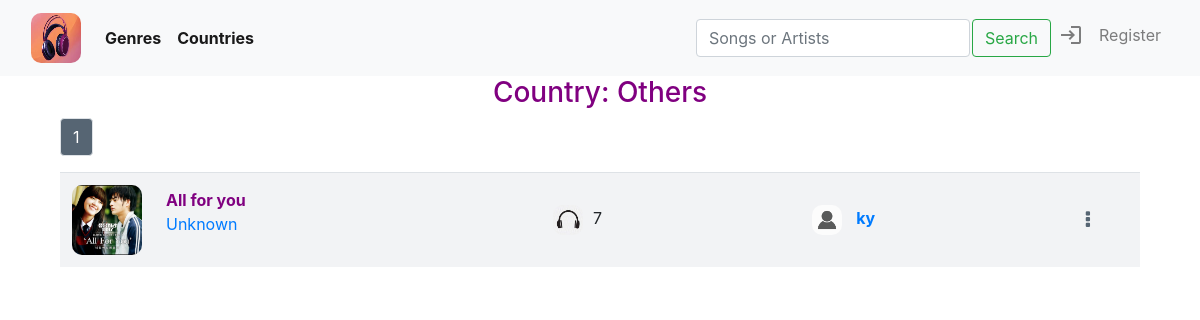
Screenshot of /country/others with the database file from the repository.
### music/models.py (models this page shows, shortened)
class Song(models.Model):
    uploader = models.ForeignKey(User, on_delete=models.CASCADE, related_name="uploader")
    title = models.CharField(max_length=64, blank=False, db_column="title")
    _artists = models.CharField(max_length=64, blank=True, db_column="artists")
    _country = models.CharField(max_length=64, blank=True, db_column="country")
    _genre = models.CharField(max_length=64, blank=True, db_column="genre")
    date = models.DateTimeField(db_column="date")
    views = models.IntegerField(default=0, db_column="views")
    photo = models.ImageField(upload_to='images', blank=True, default=None)
    audio = models.FileField(upload_to='songs', blank=False, default=None)
    @property
    def artists(self):
        return self._artists
    @artists.setter
    def artists(self, artists):
        if not artists:
            self._artists = "Unknown"
        else:
            self._artists = artists
    @property
    def genre(self):
        return self._genre
    @genre.setter
    def genre(self, genre):
        if not genre or genre.lower() not in ["pop", "dance", "rock", "jazz", "traditional", "soundtrack"]:
            self._genre = "Others"
        else:
            self._genre = genre
    @property
    def country(self):
        return self._country
    @country.setter
    def country(self, country):
        if not country or country.lower() not in ["us - uk", "korea", "japan", "china", "vietnam"]:
            self._country = "Others"
        else:
            self._country = country

class User(AbstractUser):
    pass

### music/views.py (the view)
# urls.py: path("country/<str:country>", views.country, name="country"),
def country(request, country):
    tracks = Tracks("country", country)
    if len(tracks.all) == 0:
        return render(request, "music/list.html", {
            "sorry": f'"{country}" not found :('
        })
    pages, lists = tracks.paginate(10)
    if country.lower() == 'us - uk':
        country = country.upper()
    else:
        country = country.capitalize()
    playlists, new_playlist_index = private_playlists(request)
    return render(request, "music/list.html", {
        "result": f'Country: {country}',
        "tracks": tracks.all,
        "pages": pages,
        "lists": lists,
        "playlists": playlists,
        "new_playlist_index": new_playlist_index
    })

### music/views.py (called while the page is built)
def pagination(tracks, number):
    pages = []
    list = []
    lists = []
    p = Paginator(tracks, number)
    for i in range(p.num_pages):
        page = p.page(i + 1)
        pages.append(page)
        list.append(i + 1)
    l = Paginator(list, 5)
    for i in range(l.num_pages):
        lists.append(l.page(i + 1))
    return pages, lists

def private_playlists(request):
    if request.user.is_authenticated:
        playlists = Playlist.objects.filter(user=request.user)
        new_playlist_index = len(playlists) + 1
    else:
        playlists = None
        new_playlist_index = 1
    return playlists, new_playlist_index

    def paginate(self, number):
        return pagination(self.all, number)

### music/templates/music/list.html (shortened to what this page needs)
{% extends "music/layout.html" %}
{% load static %}
{% block body %}
    <div id="list-page">
        {% if result %}
            <h3 id="result" style="color: purple;">{{ result }}</h3>
        {% endif %}
        {% if tracks|length != 0 %}
            <div id="paginator-navbar">
                    {% for page in pages %}
                            <div class="paginator-navbar" id="paginator-{{ page.number }}">
                                {% for list in lists %}
                                    {% if page.number >= list|first and page.number <= list|last %}
                                        <nav aria-label="Page navigation example" class="pages-list" id="list-{{ list.number }}">
                                            <ul class="pagination">
                                                {% for number in list %}
                                                    <li class="page-item"><a href="#" class="page-link" id="page-link-{{ number }}" data-page_number="{{ number }}" onclick="showPage(this.dataset.page_number)">{{ number }}</a></li>
                                                {% endfor %}
                                            </ul>
                                        </nav>
                                    {% endif %}
                                {% endfor %}
                            </div>
                    {% endfor %}
            </div>
        {% else %}
            {% if playlist %}
                <h5 style="width: 100%; margin-top: 20px; text-align: center;">
                    This playlist is empty, visit <a href="{% url 'list' %}">Here</a> to add some tracks.
                </h5>
            {% endif %}
        {% endif %}
        <div id="tracks-list" class="tracks-list">
            {% for page in pages %}
                <div class="paginator" id="page-{{ page.number }}">
                    <table class="table">
                        {% for track in page.object_list %}
                            <tr class="track-bar" id="track-{{ track.id }}" data-id="{{ track.id }}" data-page_number="{{ page.number }}" style="cursor: pointer;">
                                <td class="track-onclick" data-id="{{ track.id }}" class="track-infomation" id="track-photo">
                                    <div class="photo-div">
                                        {% if track.photo %}
                                            <img src="/music/media/{{ track.photo }}">
                                        {% else %}
                                            <img src="/static/music/media/music.jpg">
                                        {% endif %}
                                    </div>
                                </td>
                                <td class="track-onclick" data-id="{{ track.id }}" class="track-infomation" id="track-title-artists">
                                    <div id="title"><strong style="color: purple;">{{ track.title }}</strong></div>
                                    <div id="artists">
                                        <a href="{% url 'artists' track.artists %}"><p style="white-space: nowrap; text-overflow: ellipsis;">{{ track.artists }}</p></a>
                                    </div>
                                </td>
                                <td class="track-onclick" data-id="{{ track.id }}" class="track-infomation" id="track-views">
                                    <div class="hide">
                                        <img style="width: 30px; height: 30px; margin-right: 10px;" src="{% static 'music/media/headphone.jpg' %}">
                                        <span id="views-of-track-{{ track.id }}">{{ track.views }}</span>
                                    </div>
                                </td>
                                <td class="track-onclick" class="hide" data-id="{{ track.id }}" class="track-infomation" style="width: 300px;" id="track-uploader">
                                    <div>
                                        <img style="width: 30px; height: 30px; margin-right: 10px;" src="{% static 'music/media/person.png' %}">
                                        <a href="{% url 'library' track.uploader.id %}">
                                            <strong style="white-space: nowrap; text-overflow: ellipsis;">{{ track.uploader }}</strong>
                                        </a>
                                    </div>
                                </td>
                                <td class="track-infomation" id="track-download">
                                    <a style="font-size: 20px; color: #566573;" href="#" data-uploader_id="{{ track.uploader.id }}" data-track_id="{{ track.id }}" data-audio="{{ track.audio }}" onclick="showAddingTable(this)">
                                        <i id="dot-icon" class="fa fa-ellipsis-v" aria-hidden="true"></i>
                                    </a>
                                </td>
                            </tr>
                        {% endfor %}
                    </table>
                </div>
            {% endfor %}
        </div>
        <div id="placeholder">
        </div>
    </div>
{% endblock %}

### music/static/music/styles.css (style rules this page uses)
img { border-radius: 10px; }
ul { list-style: none; }
#list-page { padding-left: 5%; padding-right: 5%; height: 87vh; }
#tracks-list { width: 100%; }
#placeholder { height: 15vh; }
.table { width: 90vw; border-collapse: collapse; }
.table tr { background-color: #F2F3F5; height: auto; }
.table td { vertical-align: middle; height: 10vh; border-collapse: collapse; }
#track-title-artists { width: 30vw; overflow: hidden; }
#track-title-artists #title, #artists { width: 30vw; overflow: hidden; white-space: nowrap; text-overflow: ellipsis; }
#track-title-artists #artists { width: max-content; }
#track-photo { width: 90px; height: 90px; }
#track-photo img { width: 70px; height: 70px; }
#track-views { padding-left: 15px; width: 25vw; }
#track-download { width: 7vw; text-align: center; }
.paginator-navbar nav ul li { z-index: 1; }
#track-download #dot-icon { width: 30px; height: 30px; border-radius: 50%; display: flex; justify-content: center; align-items: center; }
.hide { display: none; }
#result { text-align: center; }
.paginator-navbar { display: none; margin-top: 1vh; height: auto; }
@media (min-width: 700px) { .hide { display: table; } }

### rows the page displays
Song: photo (picture), title "All for you", artists "Unknown", views "7", uploader "ky"

### other values shown
{{ result }} "Country: Others"
{{ number }} "1"
